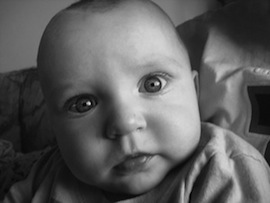
//> input picture c++/opencv/tutorials/photo.jpg, 270 x 203 px
$ ./FFT_Process photo.jpg out.png   (built with g++ and OpenCV 4)
//> lines starting //> are read from the running program, lines starting //| are printed output that depends on the picture
//> further down, image is the input picture: 203 rows x 270 cols, CV_8UC1; min 0, max 222, mean 93.2
### opencv/Frequency_Transforms.h
//Image Processing Library
#ifndef __FREQUENCY_TRANSFORMS_H__
#define __FREQUENCY_TRANSFORMS_H__

#include <cv.h>
#include <cvaux.h>
#include <highgui.h>

#include <complex>
#include <iomanip>
#include <iostream>
#include <math.h>
#include <stdlib.h>
#include <stdio.h>
#include <string>
#include <vector>

using namespace cv;
using namespace std;

typedef unsigned long ulong;

enum shifting { SHIFT = 0, NO_SHIFT = 1 };

/******************************************/
/*  Templated Swap Function               */
/*  - swaps the positions of items passed */
/******************************************/
template <typename TP>
void _swap( TP& a, TP& b ){
   TP temp = a;
   a = b;
   b = temp;
}
/******************************************/


void fft(vector<float>& data, unsigned long nn, int isign);

Mat_<complex<float> > fft_2D(Mat const& imagein,const int shift);

Mat fft_2D_inverse(Mat_<complex<float> >const& imagein,const int shift);

#endif

### opencv/Frequency_Transforms.cpp
#include "Frequency_Transforms.h"

/*********************************************************/
/*   1D  Fast Fourier Transform                          */
/*   - Performs a 1 dimensional FFT on the input vector. */
/*     Be aware that it uses the initial index from 1.   */
/*********************************************************/
void fft(vector<float>& data, unsigned long nn, int isign)
{
	unsigned long n,mmax,m,j,istep,i;
	double wtemp,wr,wpr,wpi,wi,theta;
	float tempr,tempi;

	n=nn << 1;
	j=1;
	for (i=1;i<n;i+=2) {
		if (j > i) {
			_swap(data[j],data[i]);
			_swap(data[j+1],data[i+1]);
		}
		m=n >> 1;
		while (m >= 2 && j > m) {
			j -= m;
			m >>= 1;
		}
		j += m;
	}
	mmax=2;
	while (n > mmax) {
		istep=mmax << 1;
		theta=isign*(6.28318530717959/mmax);
		wtemp=sin(0.5*theta);
		wpr = -2.0*wtemp*wtemp;
		wpi=sin(theta);
		wr=1.0;
		wi=0.0;
		for (m=1;m<mmax;m+=2) {
			for (i=m;i<=n;i+=istep) {
				j=i+mmax;
				tempr=wr*data[j]-wi*data[j+1];
				tempi=wr*data[j+1]+wi*data[j];
				data[j]=data[i]-tempr;
				data[j+1]=data[i+1]-tempi;
				data[i] += tempr;
				data[i+1] += tempi;
			}
			wr=(wtemp=wr)*wpr-wi*wpi+wr;
			wi=wi*wpr+wtemp*wpi+wi;
		}
		mmax=istep;
	}
}

/*********************************************************/
/*   2D Fast Fourier Transform                           */
/*   - Resizes the image to the proper dimensions, then  */
/*     calls the 1D version on each row then column      */
/*********************************************************/
Mat_<complex<float> > fft_2D(Mat const& imagein,const int shift){
//> called with shift = 0

  //Misc. Variables
  int COLS = imagein.cols;
//> COLS = 270
  int ROWS = imagein.rows;
//> ROWS = 203

  //Check for Even Multiple of 2
  int n = pow(2.0,ceil(log2(COLS)));
//> n = 512
  int m = pow(2.0,ceil(log2(ROWS)));
//> m = 256

  //Resize if necessary
  if(n != COLS)
    COLS = n;
//> COLS = 512
  if(m != ROWS)
    ROWS = m;
//> ROWS = 256

  //Create Complex Image
  Mat_<complex<float> > image(ROWS,COLS);
  Mat_<complex<float> > temp1(ROWS,COLS);
  Mat_<complex<float> > temp2(ROWS,COLS);

  //InMavert Image
  for(int i=0;i<COLS;i++)
    for(int j=0;j<ROWS;j++){
      if(i < imagein.cols && j < imagein.rows && shift == SHIFT)
        image(Point(i,j)) = complex<float>(imagein.at<float>(Point(i,j))*pow(-1.0,i+j),0);
      else if(i < imagein.cols && j < imagein.rows)
        image(Point(i,j)) = complex<float>(imagein.at<float>(Point(i,j)),0);
      else
        image(Point(i,j)) = complex<float>(0,0);
     }

  vector<float> row(2*COLS);
  vector<float> col(2*ROWS);

  //FFT Columns
  //Loop for every V in F(u,v)
  for(int v=0;v<ROWS;v++){
    //Copy every row into vector
    row.clear();
    row.push_back(0);
    for(int x=0;x<COLS;x++){
      row.push_back(image(Point(x,v)).real());
      row.push_back(image(Point(x,v)).imag());}

    //call fft
    fft(row,(ulong)COLS,-1);

    for(int x=0;x<COLS;x++)
       temp1(Point(x,v)) = complex<float>(row[2*x+1],row[2*x+2]);
    }
//> after the loop, row = 1025 values from 0 to 0

  //FFT Rows
  //Loop for every U in F(u,v)
  for(int u=0;u<ROWS;u++){
    //Copy every row into vector
    col.clear();
    col.push_back(0);
    for(int y=0;y<ROWS;y++){
      col.push_back(temp1(Point(u,y)).real());
      col.push_back(temp1(Point(u,y)).imag());}

    //call fft
    fft(col,(ulong)ROWS,-1);

    for(int y=0;y<ROWS;y++)
       temp2(Point(u,y)) = complex<float>(col[2*y+1],col[2*y+2]);
  }
//> after the loop, col = 513 values, max 3416399 at index 258, min -952362.2 at index 257, mean 7675.4

  return temp2;
}


/*****************************************************************/
/*                             FFT_2D_INVERSE                    */
/*****************************************************************/
Mat fft_2D_inverse(Mat_<complex<float> >const& imagein,const int shift){
//> called with shift = 0

   //Ouput Image
   Mat imageout( Size( imagein.cols, imagein.rows), CV_32FC1);

   //Misc. Variables
   int COLS = imagein.cols;
//> COLS = 512
   int ROWS = imagein.rows;
//> ROWS = 256

   //Check for Even Multiple of 2
   int n = pow(2.0,ceil(log2(COLS)));
//> n = 512
   int m = pow(2.0,ceil(log2(ROWS)));
//> m = 256

   //Resize if necessary
   if(n != COLS)
     COLS = n;
   if(m != ROWS)
     ROWS = m;

  //Create Complex Images
  Mat_<complex<float> > temp(ROWS,COLS);
  vector<float> row(2*COLS);
  vector<float> col(2*ROWS);


  //FFT Columns
  //Loop for every V in F(u,v)
  for(int v=0;v<ROWS;v++){
    //Copy every row into vector
    row.clear();
    row.push_back(0);
    for(int x=0;x<COLS;x++){
      row.push_back(imagein(Point(x,v)).real());
      row.push_back(imagein(Point(x,v)).imag());}

    //call fft
    fft(row,(ulong)COLS,1);

    for(int x=0;x<COLS;x++)
       temp(Point(x,v)) = complex<float>(row[2*x+1],row[2*x+2]);
    }
//> after the loop, row = 1025 values, max 34515.4 at index 540, min -38709.4 at index 541, mean 13.47

  //FFT Rows
  //Loop for every U in F(u,v)
  for(int u=0;u<COLS;u++){
    //Copy every row into vector
    col.clear();
    col.push_back(0);
    for(int y=0;y<ROWS;y++){
      col.push_back(temp(Point(u,y)).real());
      col.push_back(temp(Point(u,y)).imag());}

    //call fft
    fft(col,(ulong)ROWS,1);

    //Insert into return image, round, and remove inversion
    for(int y=0;y<ROWS;y++){
      if(shift == SHIFT)
        imageout.at<float>(Point(u,y)) = (col[2*y+1])/((float)(COLS*ROWS))*pow(-1.0,u+y);
      else
        imageout.at<float>(Point(u,y)) = (col[2*y+1])/((float)(COLS*ROWS));
    }
  }
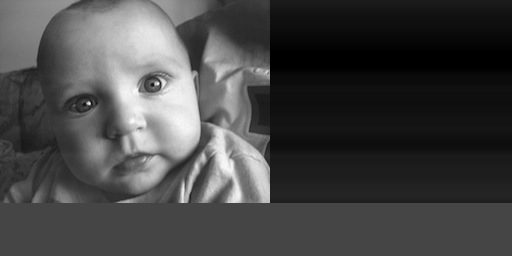
//> imageout: 256 rows x 512 cols, CV_32FC1; min -32.88, max 87.25, mean 0; drawn with min black and max white
//> after the loop, col = 513 values, max 14053744 at index 96, min -14040233 at index 90, mean -11920

  return imageout;
}

### c++/opencv/tutorials/FFT_Process.cpp
#include <complex>
#include <iostream>

#include <opencv2/core/core.hpp>
#include <opencv2/highgui/highgui.hpp>
#include <opencv2/imgproc/imgproc.hpp>

#include "Frequency_Transforms.h"

using namespace cv;
using namespace std;

int main( int argc, char* argv[] ){

   //basic error checking
   if( argc < 3 ){
      cout << "error: no input image specified" << endl;
      cout << "usage:  ./a.out <image file.jpg> <output file.jpg>" << endl;
      return -1;
   }

   //read image in grayscale
   Mat image = imread( argv[1], 0);

   //convert image to floating point
   Mat fimg;
   image.convertTo( fimg, CV_32FC1);

   //compute frequency domain image
   Mat_<complex<float> > fft_img = fft_2D( fimg, SHIFT );

   /*
      Process Frequency Image Info Here
   */

  //reconstruct image back into spatial domain
   Mat reconstructed;
   reconstructed  = fft_2D_inverse( fft_img, SHIFT );

   //prepare for output
   Mat uimg;
   reconstructed.convertTo( uimg, CV_8UC1);
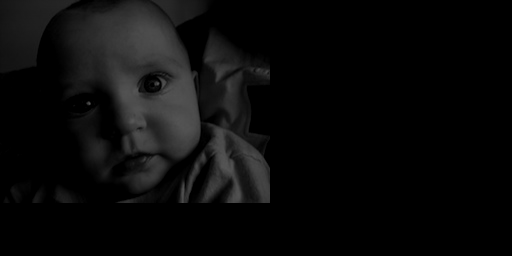
//> uimg: 256 rows x 512 cols, CV_8UC1; min 0, max 87, mean 10.3

   //compare sizes
   for(int i=0; i<image.rows; i++)
      for(int j=0; j<image.cols; j++)
         if( uimg.at<uchar>(i,j) != image.at<uchar>(i,j) ){
            cout << "images are not equal" << endl;
            cout << "position " << i << ", " << j << endl;
            cout << (int)uimg.at<uchar>(i,j) << ", " << (int)image.at<uchar>(i,j) << endl;
            return -1;
         }

   cout << "images are equal" << endl;
   imwrite(argv[2], uimg);

   return 0;
}

$ run again, on c++/opencv/tutorials/butterfly.jpg
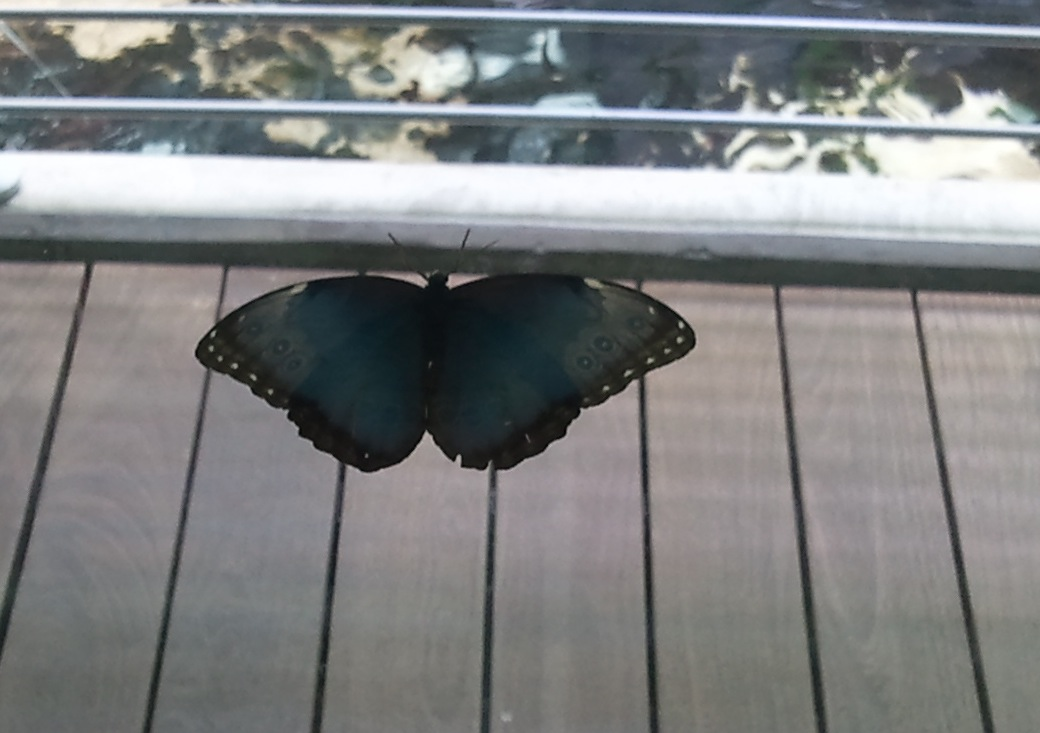
//> input picture c++/opencv/tutorials/butterfly.jpg, 1040 x 733 px
//> after the loop in fft_2D, `for(int v=0;v<ROWS;v++)`: row = 4097 values from 0 to 0
//> after the loop in fft_2D, `for(int u=0;u<ROWS;u++)`: col = 2049 values, max 58644860 at index 1026, min -17366362 at index 1021, mean 46256.9
//> after the loop in fft_2D_inverse, `for(int v=0;v<ROWS;v++)`: row = 4097 values, max 196481.8 at index 1, min -258533.8 at index 4096, mean 563.5
//> after the loop in fft_2D_inverse, `for(int u=0;u<COLS;u++)`:
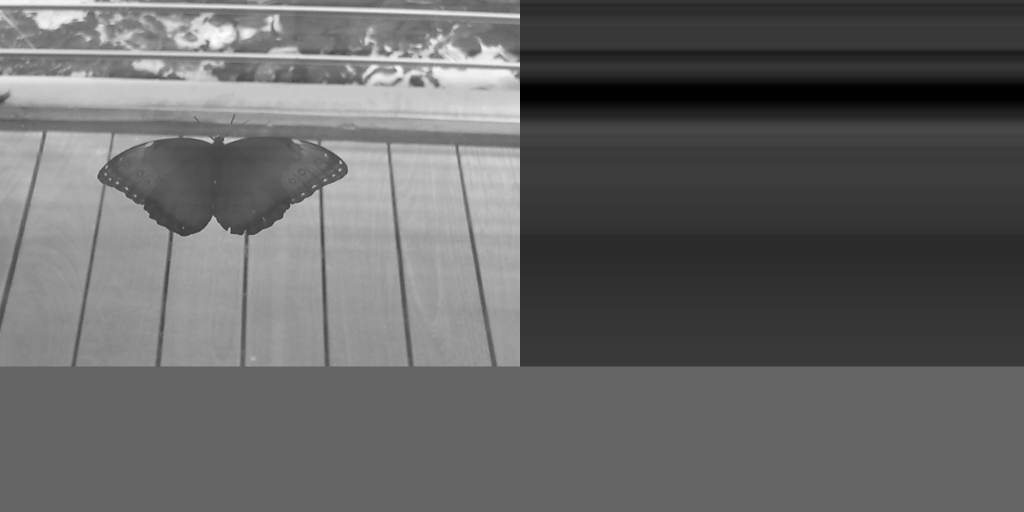
//> imageout: 1024 rows x 2048 cols, CV_32FC1 (shown at 1/2 size); min -63.47, max 97.66, mean 0; drawn with min black and max white
//> after the loop in fft_2D_inverse, `for(int u=0;u<COLS;u++)`: col = 2049 values, max 647661952 at index 348, min -647445440 at index 346, mean -171236.4
//> `reconstructed.convertTo( uimg, CV_8UC1);`:
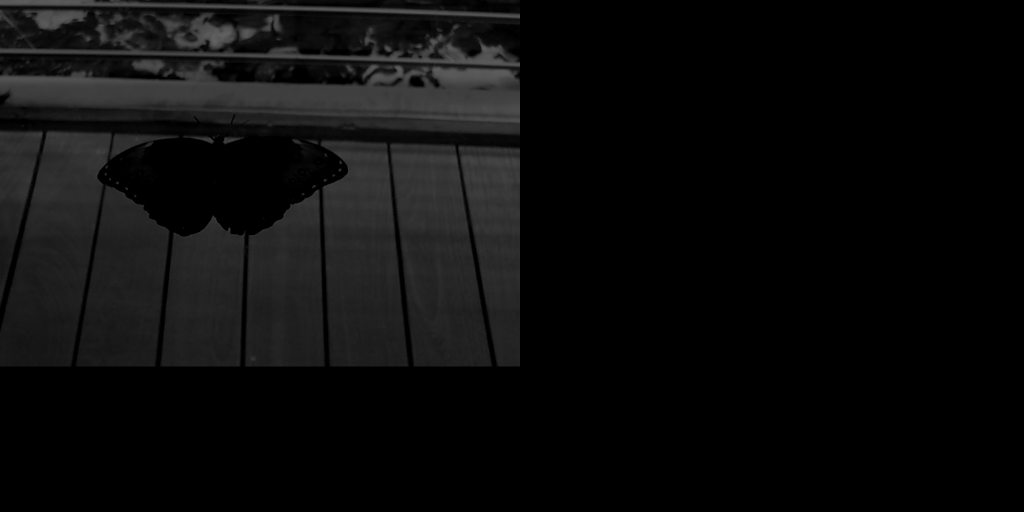
//> uimg: 1024 rows x 2048 cols, CV_8UC1 (shown at 1/2 size); min 0, max 98, mean 11.8
